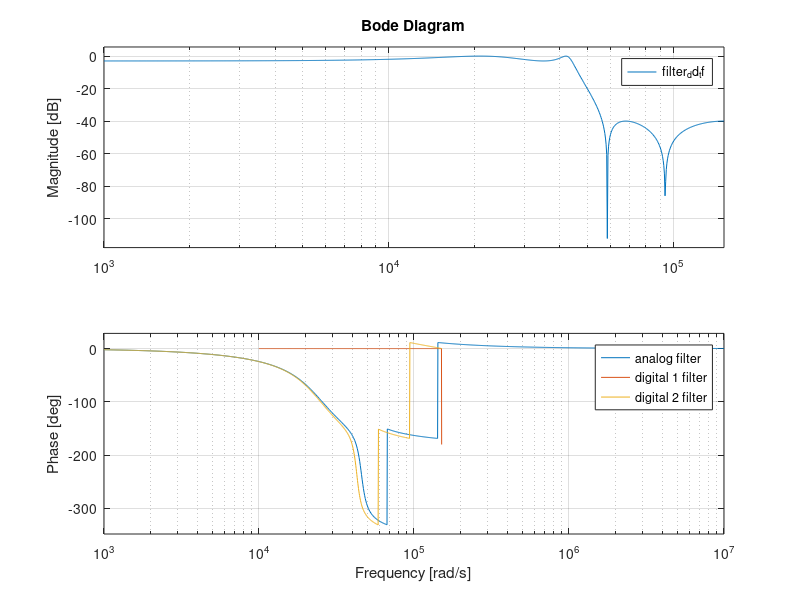

This figure's MATLAB source: (Note: this script raises an error after producing the figure.)
close all;
clear all;
clc;

%coeff for the design in digital domain
H0 = 0; %[dB]
H1 = -3; %[dB]
H2 = -40; %[dB]
f1_d = 7e3; %[Hz]
f2_d = 9e3; %[Hz]
fs = 48e3;%[Hz]
Ts = 1/fs;

%for ellip functions
Rp =  H0-H1;
Rs = -H2;

%--------------------------------------------------------------------------
%from digital to analog and then back to digital

%translate the design from digital to analog
f1 = fs/pi * tan(pi * f1_d/fs);
f2 = fs/pi * tan(pi * f2_d/fs);
wp = 2*pi*f1;
ws = 2*pi*f2;

%get the order needed to respect the design and the cut-off frequency
[n_a, Wp_a] = ellipord(wp, ws, Rp, Rs, 's'); % the 's' means analog, no need to normalized frequency 

%now get the zero and poles of the analog filter
[z_a,p_a,k_a] = ellip(n_a,Rp,Rs,Wp_a, 's');
filter_a_tf = zpk(z_a, p_a, k_a)
bode(filter_a_tf);

%bilinear transformation from analog filter
[zd_a, pd_a, kd_a] = bilinear(z_a, p_a, k_a, fs);
filter_ad_tf = zpk(zd_a, pd_a, kd_a, Ts)
hold on
bode(filter_ad_tf);

%--------------------------------------------------------------------------
%digital domain only
%get the order, frequencies must be normalized here with the nyquist
%frequency
[n_d, Wp_d] = ellipord(f1_d/(fs/2), f2/(fs/2), Rp, Rs);

%get the poles and zeros
[z_d, p_d, k_d] = ellip(n_d, Rp, Rs, Wp_d);
filter_dd_tf = zpk(z_d, p_d, k_d ,Ts)
hold on
bode(filter_dd_tf);
legend('analog filter','digital 1 filter', 'digital 2 filter')

%--------------------------------------------------------------------------
%get the 2 2nd order tf : from zpk to sos
sos = zp2sos(z_d, p_d, k_d)

%plot the frequency response
[mag, freq] = freqz(sos, 100);
figure
plot(freq/pi,20*log10(abs(mag)))
ax = gca;
ax.YLim = [-100 20];
ax.XTick = 0:.5:2;
xlabel('Normalized Frequency (\times\pi rad/sample)')
ylabel('Magnitude (dB)')
%{
%get the coeff for the first stage
b0_1 = sos(1,1)
b1_1 = sos(1,2)
b2_1 = sos(1,3)
a0_1 = sos(1,4)
a1_1 = sos(1,5)
a2_1 = sos(1,6)

%get the coeff for the first stage
b0_2 = sos(2,1)
b1_2 = sos(2,2)
b2_2 = sos(2,3)
a0_2 = sos(2,4)
a1_2 = sos(2,5)
a2_2 = sos(2,6)
%}


%write .txt with the values
fileID = fopen('coefficients.c','w');
formatSpec_a = 'uint8_t a%d%d = %1.0f;';
formatSpec_b = 'uint8_t b%d%d = %1.0f;';
[rows,col] = size(sos); %returns the number of rows and columns of sos

for i=1:rows
    fprintf(fileID, '/* stage n%d */\r\n', i);
    for j=1:col
        if j<4
            fprintf(fileID,formatSpec_b,j-1, i, sos(i, j)*power(2, 14));
        else
            fprintf(fileID,formatSpec_a,j-4, i, sos(i, j)*power(2, 14));
        end
            fprintf(fileID, '\r\n');
    end
    fprintf(fileID, '\r\n');
end
fclose(fileID);
